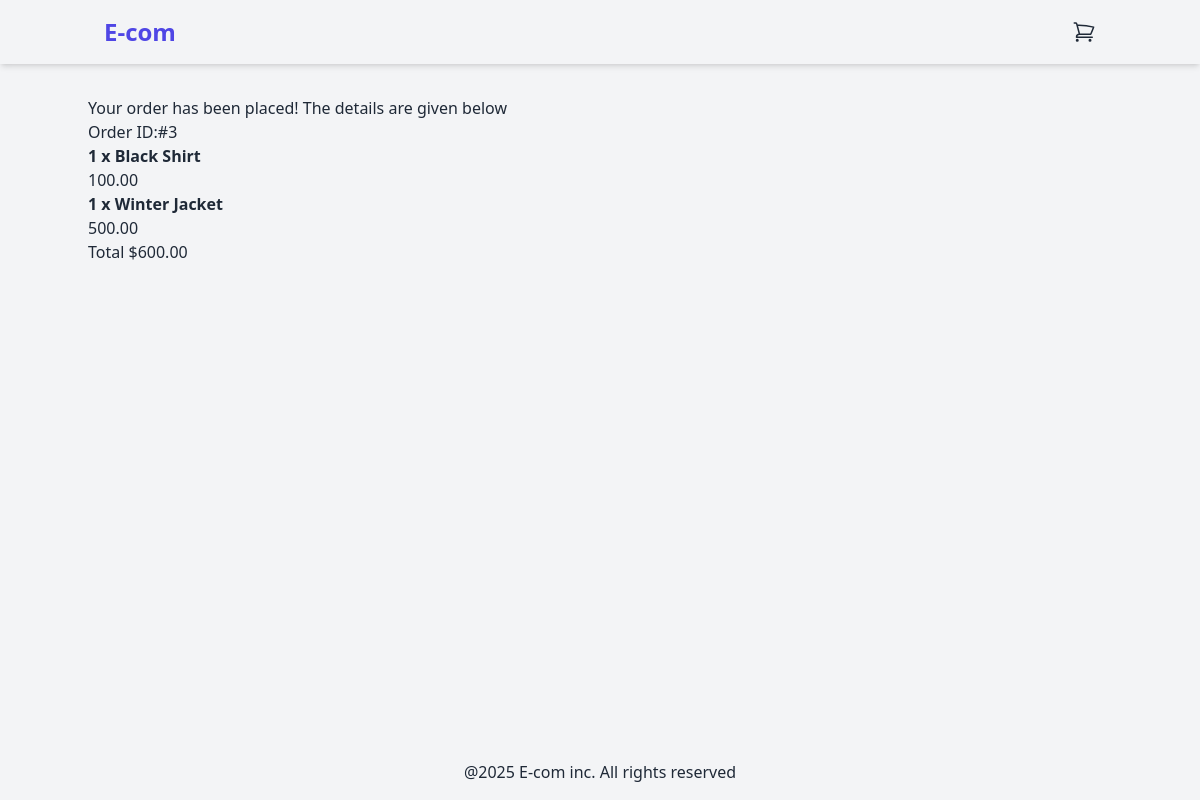
The page /orders/confirmation/3/ on the database as committed earlier.
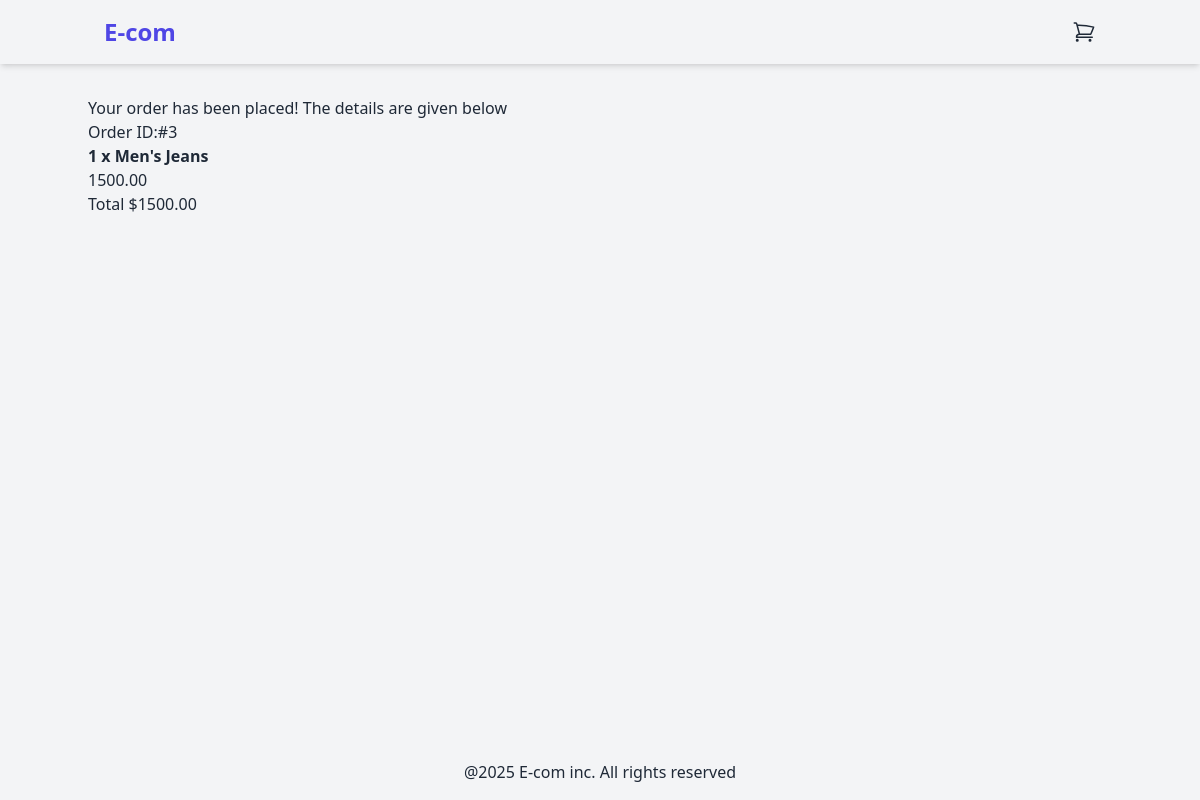
The same page on the database as committed later.
### orders/models.py (models this page shows, shortened)
class OrderItem(models.Model):
    order = models.ForeignKey(Order, related_name="items", on_delete=models.CASCADE)
    product = models.ForeignKey(Product, related_name="order_items", on_delete=models.CASCADE)
    price = models.DecimalField(max_digits=10, decimal_places=2)
    quantity = models.PositiveBigIntegerField(default=1)
    def get_cost(self):
        return self.price * self.quantity

class Order(models.Model):
    full_name = models.CharField(max_length=250)
    email = models.EmailField()
    address = models.CharField(max_length=250)
    created_at = models.DateTimeField(auto_now_add=True)
    updated_at = models.DateTimeField(auto_now=True)
    paid = models.BooleanField(default=False)
    transaction_uuid = models.UUIDField(
        default=uuid.uuid4,
        unique=True,
        editable=False,
    )
    esewa_reference_id = models.CharField(
        max_length=100,
        blank=True,
    )
    def get_total_cost(self):
        return sum(item.get_cost() for item in self.items.all())

### products/models.py (models this page shows, shortened)
class Product(models.Model):
    categories= models.ForeignKey(Category, related_name='products', on_delete=models.CASCADE)
    name = models.CharField(max_length=250)
    slug = models.SlugField(max_length=250)
    description = models.TextField(blank=True)
    price = models.DecimalField(max_digits=10, decimal_places=2)
    available = models.BooleanField(default=True)
    created = models.DateTimeField(auto_now_add=True)
    updated = models.DateTimeField(auto_now = True)
    image = models.ImageField(upload_to= 'products', blank=True)

### orders/views.py (the view)
def order_confirmation(request, order_id):
    order = get_object_or_404(Order, id=order_id)
    return render(
        request,
        "orders/order_confirmation.html",
        {"order": order},
    )

### orders/templates/orders/order_confirmation.html (shortened to what this page needs)
{%extends 'base.html' %}
{%block content%}
<h2>Your order has been placed! The details are given below</h2>
<h3>Order ID:#{{order.id}}</h3>
<ul>
{%for item in order.items.all%}
<li>
    <strong>{{item.quantity}} x {{item.product.name}}</strong>
    <br>
    <span>{{item.price}}</span>
</li>
{%endfor%}
</ul>
<p>Total ${{order.get_total_cost}}</p>
{%endblock%}

Rows that differ between the two databases and show on the page:
removed OrderItem: quantity "1", product.name "Winter Jacket", price "500.00"
changed Order id 3: get_total_cost "600.00" → "1500.00"
changed OrderItem: product.name "Black Shirt" → "Men's Jeans"; price "100.00" → "1500.00"
